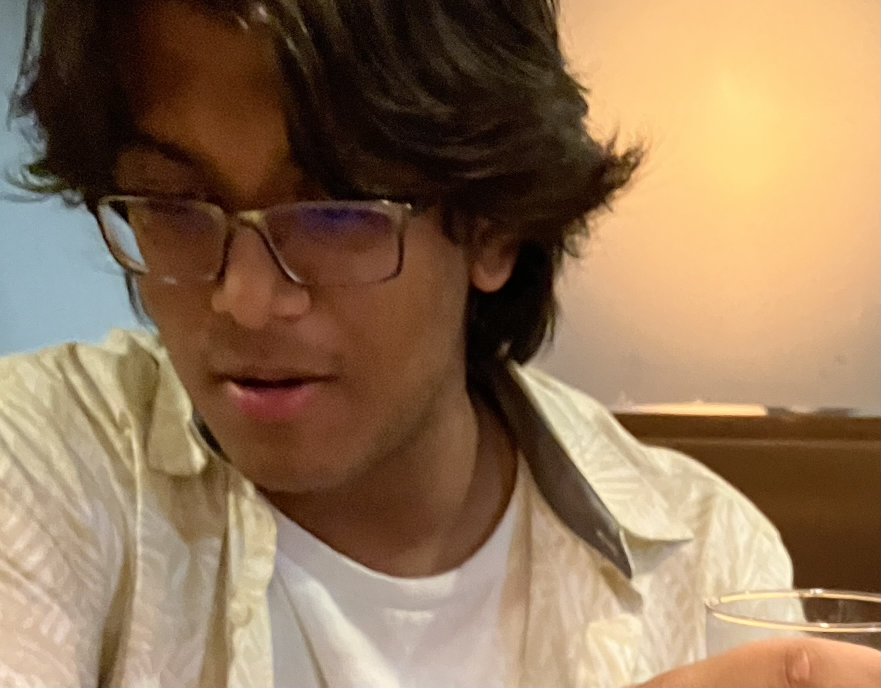
#> input picture images/vish.jpg, 1761 x 1375 px (shown at 1/2 size)
$ python img_recognition.py
#> lines starting #> are read from the running program, lines starting #| are printed output that depends on the picture; after the words box and inside, x2 and y2 are one past the last pixel; in counts of white or black regions, pixels touching at a corner belong together
import cv2

# Image path
img_path = "images/vish.jpg"

# Image name
#img_name = "The Elon"
img_name = "Vishy"

# Load the face cascade from OpenCV
face_cascade = cv2.CascadeClassifier(cv2.data.haarcascades + 'haarcascade_frontalface_default.xml')

# Read the image
image = cv2.imread(img_path)
#> image is the input picture: shape (1375, 1761, 3); mean B, G, R 88.9, 117.2, 145.1

# Convert it from color to grayscale
gray = cv2.cvtColor(image, cv2.COLOR_BGR2GRAY)
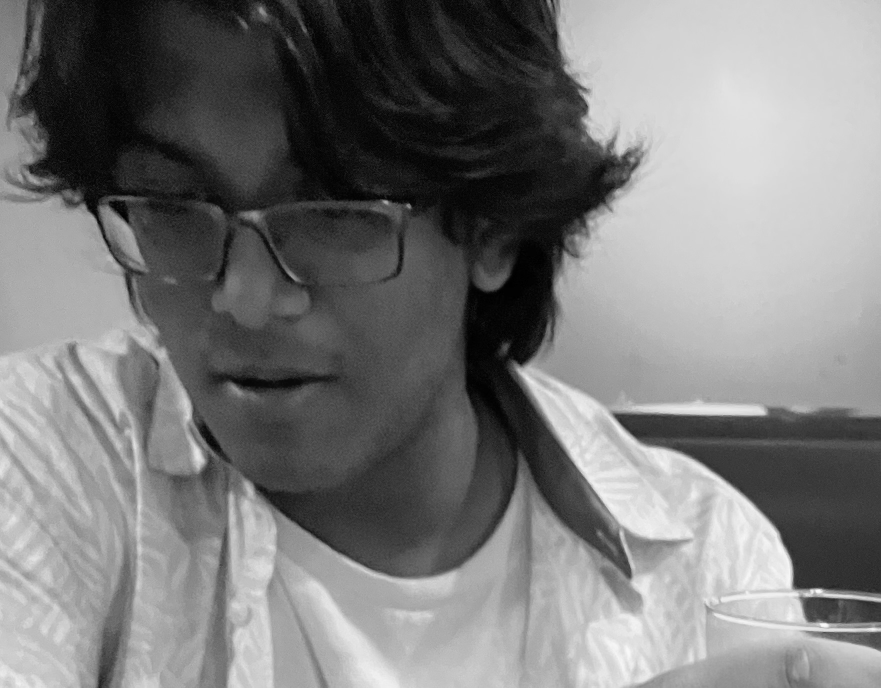
#> gray: shape (1375, 1761) (shown at 1/2 size); min 0, max 251, mean 122.3

# Find the face in the frame
face = face_cascade.detectMultiScale(gray, scaleFactor=1.1, minNeighbors=5, minSize=(30,30), flags=cv2.CASCADE_SCALE_IMAGE)
#> face = [[108, 117, 846, 846]]

# Draw a rectangle around the face
for (x, y, w, h) in face:
    cv2.rectangle(image, (x,y), (x+w, y+h), (0, 255, 0), 2)
#> this loop made 1 pass
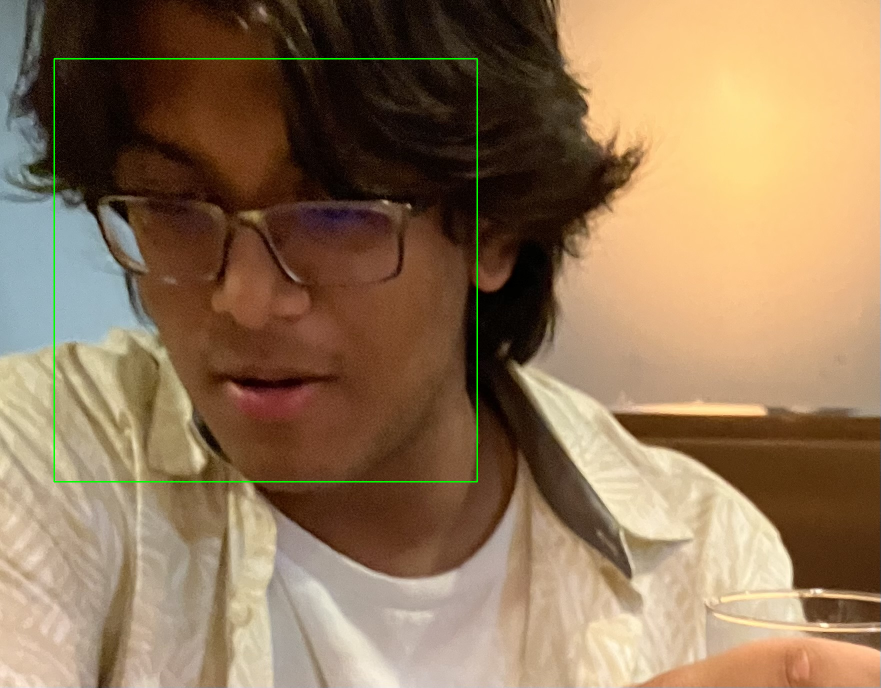
#> image: shape (1375, 1761, 3) (shown at 1/2 size); 0.42% of pixels changed, all inside (x1, y1, x2, y2) = (107, 116, 956, 965)

# Create named window
cv2.namedWindow(img_name, cv2.WINDOW_NORMAL)

# Set the dimensions of the window
cv2.resizeWindow(img_name, 600, 600)

# Set the window position
cv2.moveWindow(img_name, 350, 150)

# Display the image
cv2.imshow(img_name, image)

# Wait for the user to press a key to close the window
cv2.waitKey(0)

# Destroy the window
cv2.destroyWindow(img_name)

$ run again, with images/javen.jpg copied over images/vish.jpg
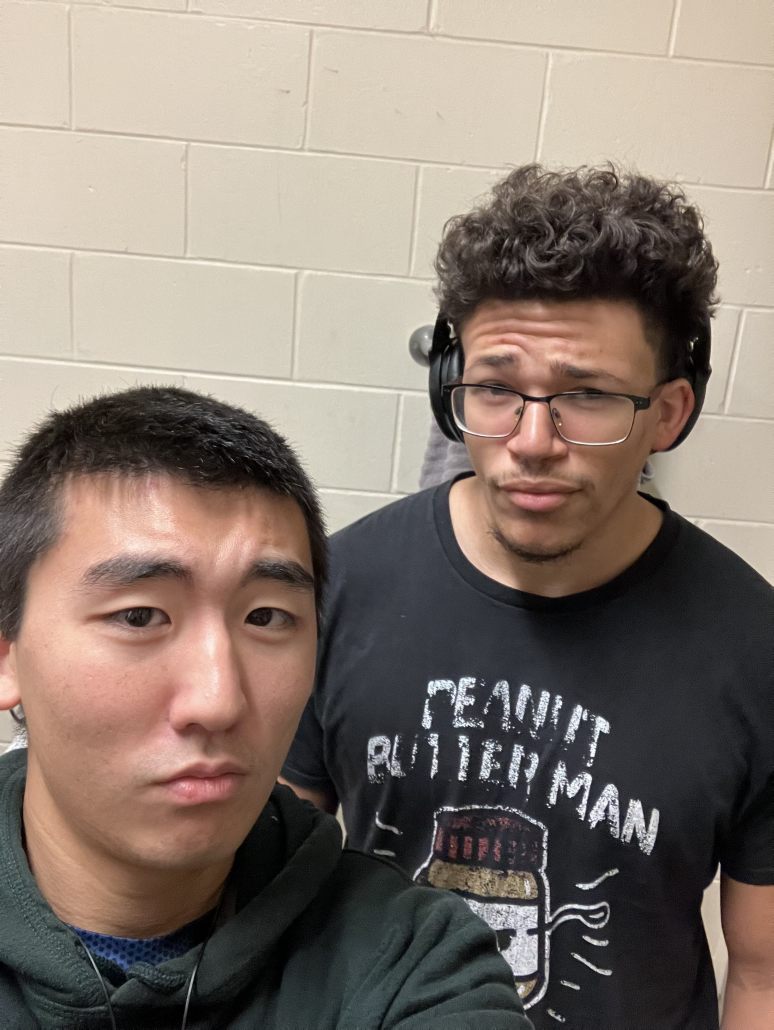
#> input picture images/javen.jpg, 2320 x 3088 px (shown at 1/3 size)
#> image is the input picture: shape (3088, 2320, 3); mean B, G, R 112.1, 121.6, 134.5
#> `gray = cv2.cvtColor(image, cv2.COLOR_BGR2GRAY)`:
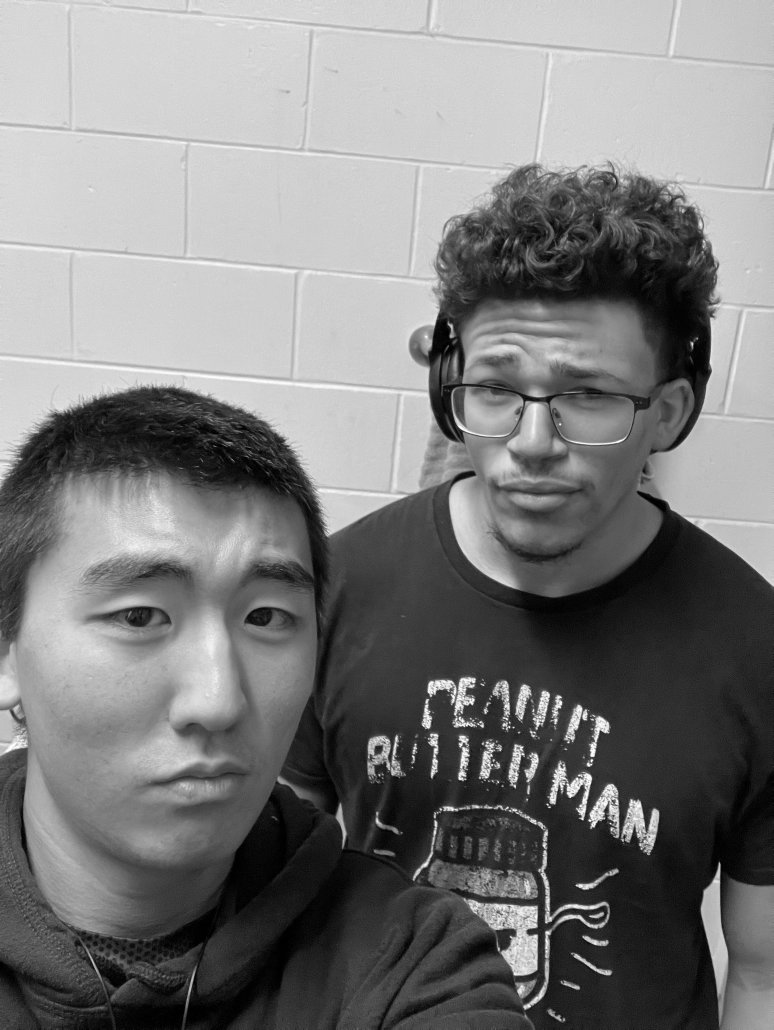
#> gray: shape (3088, 2320) (shown at 1/3 size); min 0, max 255, mean 124.3
#> face = [[1806, 2351, 55, 55], [1249, 877, 769, 769], [75, 1423, 1074, 1074]]
#> the loop `for (x, y, w, h) in face:` made 3 passes
